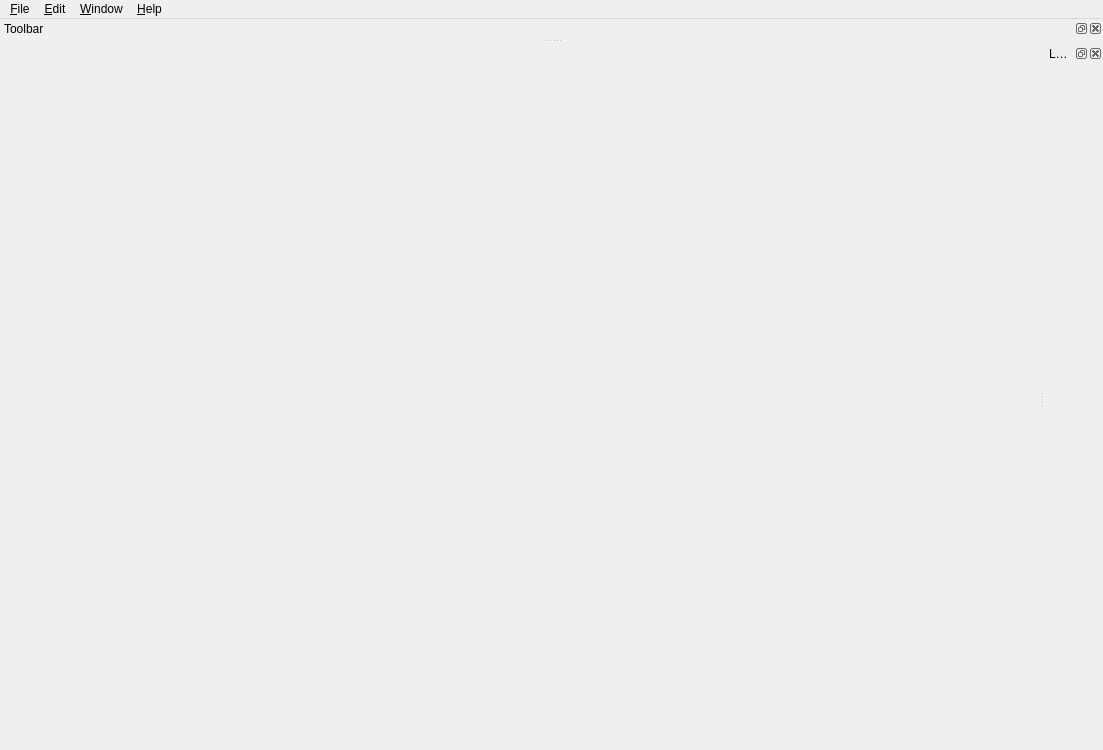
<?xml version="1.0" encoding="UTF-8"?>
<ui version="4.0">
 <class>MainWindow</class>
 <widget class="QMainWindow" name="MainWindow">
  <property name="geometry">
   <rect>
    <x>0</x>
    <y>0</y>
    <width>1103</width>
    <height>750</height>
   </rect>
  </property>
  <property name="minimumSize">
   <size>
    <width>0</width>
    <height>750</height>
   </size>
  </property>
  <property name="windowTitle">
   <string>qRadioPredict</string>
  </property>
  <property name="windowIcon">
   <iconset resource="resources.qrc">
    <normaloff>:/icons/images/icons/qradiopredict_icon.png</normaloff>:/icons/images/icons/qradiopredict_icon.png</iconset>
  </property>
  <widget class="QWidget" name="centralWidget"/>
  <widget class="QDockWidget" name="dockWidget">
   <property name="windowTitle">
    <string>Layers</string>
   </property>
   <attribute name="dockWidgetArea">
    <number>2</number>
   </attribute>
   <widget class="QWidget" name="dockWidgetContents"/>
  </widget>
  <widget class="QMenuBar" name="menuBar">
   <property name="geometry">
    <rect>
     <x>0</x>
     <y>0</y>
     <width>1103</width>
     <height>19</height>
    </rect>
   </property>
   <widget class="QMenu" name="menuWindow">
    <property name="title">
     <string>&amp;Window</string>
    </property>
    <addaction name="actionRaw_APRS_messages"/>
   </widget>
   <widget class="QMenu" name="menuFile">
    <property name="title">
     <string>&amp;File</string>
    </property>
    <addaction name="actionStart_Flightgear"/>
    <addaction name="actionConnect_to_Flightgear"/>
    <addaction name="actionSend_to_Flightgear"/>
    <addaction name="separator"/>
    <addaction name="actionConnect_APRS"/>
    <addaction name="separator"/>
    <addaction name="actionSave_plot"/>
    <addaction name="actionLoad_plot"/>
    <addaction name="separator"/>
    <addaction name="actionTake_screenshot"/>
    <addaction name="separator"/>
    <addaction name="actionExit"/>
   </widget>
   <widget class="QMenu" name="menu_Edit">
    <property name="title">
     <string>&amp;Edit</string>
    </property>
    <addaction name="action_Settings"/>
   </widget>
   <widget class="QMenu" name="menu_Help">
    <property name="title">
     <string>&amp;Help</string>
    </property>
    <addaction name="actionAbout"/>
   </widget>
   <addaction name="menuFile"/>
   <addaction name="menu_Edit"/>
   <addaction name="menuWindow"/>
   <addaction name="menu_Help"/>
  </widget>
  <widget class="QDockWidget" name="dockWidget3">
   <property name="windowTitle">
    <string>Toolbar</string>
   </property>
   <attribute name="dockWidgetArea">
    <number>4</number>
   </attribute>
   <widget class="QWidget" name="dockWidgetContents_3"/>
  </widget>
  <action name="actionExit">
   <property name="text">
    <string>E&amp;xit</string>
   </property>
   <property name="shortcut">
    <string>Ctrl+X</string>
   </property>
  </action>
  <action name="actionConnect_to_Flightgear">
   <property name="text">
    <string>Connect to Flightgear</string>
   </property>
  </action>
  <action name="actionStart_Flightgear">
   <property name="text">
    <string>Start Flightgear</string>
   </property>
  </action>
  <action name="action_Settings">
   <property name="text">
    <string>&amp;Settings</string>
   </property>
  </action>
  <action name="actionConnect_APRS">
   <property name="text">
    <string>Connect &amp;APRS</string>
   </property>
  </action>
  <action name="actionRaw_APRS_messages">
   <property name="text">
    <string>Raw APRS messages</string>
   </property>
  </action>
  <action name="actionAbout">
   <property name="text">
    <string>About</string>
   </property>
  </action>
  <action name="actionSend_to_Flightgear">
   <property name="text">
    <string>Send to Flightgear</string>
   </property>
  </action>
  <action name="actionSave_plot">
   <property name="text">
    <string>&amp;Save plot</string>
   </property>
  </action>
  <action name="actionLoad_plot">
   <property name="text">
    <string>&amp;Load plot</string>
   </property>
  </action>
  <action name="actionTake_screenshot">
   <property name="text">
    <string>&amp;Take screenshot</string>
   </property>
  </action>
 </widget>
 <layoutdefault spacing="6" margin="11"/>
 <resources>
  <include location="resources.qrc"/>
 </resources>
 <connections/>
</ui>
